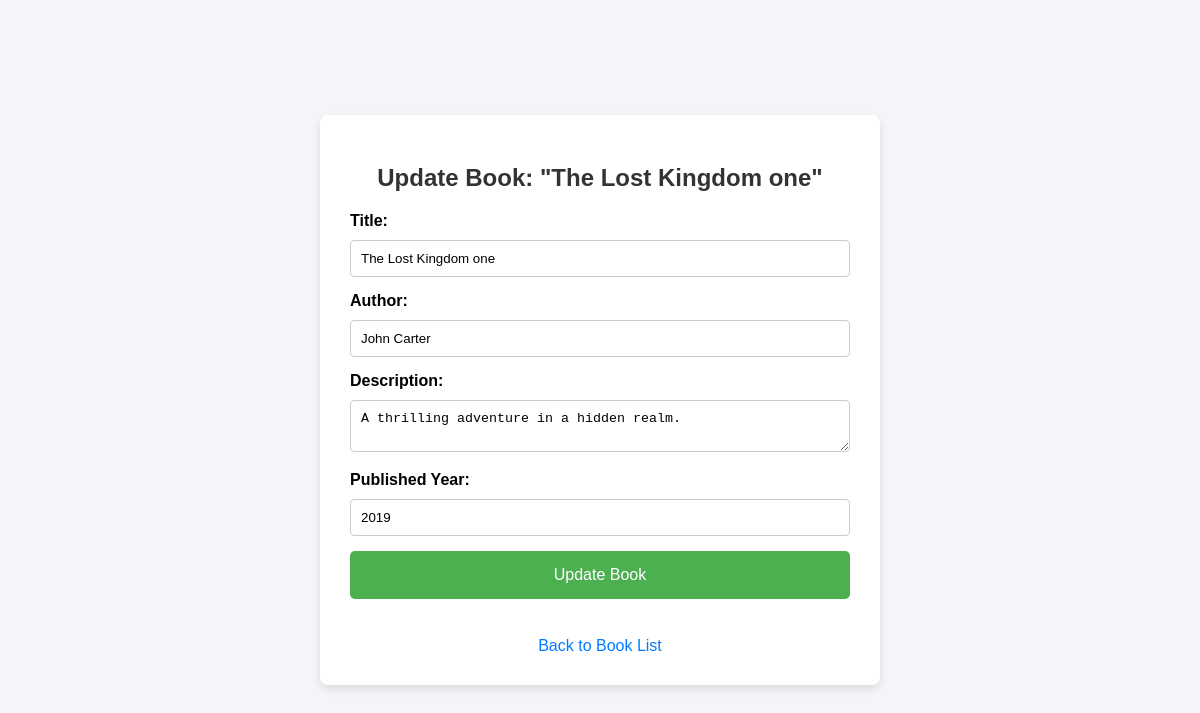
Screenshot of /book/2/update/ with the database file from the repository.
### book/models.py (models this page shows, shortened)
class Book(models.Model):
    title = models.CharField(max_length=100)
    author = models.CharField(max_length=100)
    description = models.TextField()
    published_year = models.PositiveIntegerField()

### book/views.py (the view)
# urls.py: path('book/<int:pk>/update/', views.update_book, name='update_book'),
def update_book(request, pk):
    book = get_object_or_404(Book, pk=pk)
    if request.method == 'POST':
        form = BookForm(request.POST, instance=book)
        if form.is_valid():
            form.save()  # Save the updated book instance
            return redirect('/')  # Redirect to the book list after updating
    else:
        form = BookForm(instance=book)
    return render(request, 'book_update.html', {'form': form, 'book': book})

### book/forms.py
class BookForm(forms.ModelForm):
    class Meta:
        model = Book
        fields = ['title', 'author', 'description', 'published_year']

### templates/book_update.html (shortened to what this page needs)
<!DOCTYPE html>
<html lang="en">
<head>
    {% load static %}
    <link rel="stylesheet" href="{% static 'css/book_update.css' %}">
</head>
<body>
    <div class="container">
        <div class="form-container">
            <h2>Update Book: "{{ book.title }}"</h2>
            <form method="POST">
                <div class="form-group">
                    <label for="{{ form.title.id_for_label }}">Title:</label>
                    <input type="text" name="title" value="{{ form.title.value }}" id="{{ form.title.id_for_label }}" required>
                </div>
                <div class="form-group">
                    <label for="{{ form.author.id_for_label }}">Author:</label>
                    <input type="text" name="author" value="{{ form.author.value }}" id="{{ form.author.id_for_label }}" required>
                </div>
                <div class="form-group">
                    <label for="{{ form.description.id_for_label }}">Description:</label>
                    <textarea name="description" id="{{ form.description.id_for_label }}" required>{{ form.description.value }}</textarea>
                </div>
                <div class="form-group">
                    <label for="{{ form.published_year.id_for_label }}">Published Year:</label>
                    <input type="number" name="published_year" value="{{ form.published_year.value }}" id="{{ form.published_year.id_for_label }}" required>
                </div>
                <button type="submit" class="submit-btn">Update Book</button>
            </form>
            <br>
            <a href="{% url 'homepage' %}" class="back-link">Back to Book List</a>
        </div>
    </div>
</body>
</html>

### static/css/book_update.css (style rules this page uses)
body { font-family: Arial, sans-serif; background-color: #f4f4f9; margin: 0; padding: 0; }
.container { display: flex; justify-content: center; align-items: center; min-height: 100vh; background-color: #f4f4f9; }
.form-container { background-color: #ffffff; border-radius: 8px; box-shadow: 0 4px 8px rgba(0, 0, 0, 0.1); padding: 30px; width: 100%; max-width: 500px; text-align: center; }
h2 { font-size: 24px; margin-bottom: 20px; color: #333; }
.form-group { text-align: left; margin-bottom: 15px; }
form label { display: block; font-weight: bold; margin-bottom: 5px; }
form input, form textarea { width: 100%; padding: 10px; margin-top: 5px; border: 1px solid #ccc; border-radius: 4px; box-sizing: border-box; }
form input[type="number"] { -webkit-appearance: none; -moz-appearance: textfield; }
button.submit-btn { background-color: #4CAF50; color: white; padding: 15px 20px; border: none; border-radius: 5px; cursor: pointer; font-size: 16px; width: 100%; }
a.back-link { display: inline-block; margin-top: 20px; color: #007bff; text-decoration: none; }

### rows the page displays
Book: title "The Lost Kingdom one", author "John Carter", description "A thrilling adventure in a hidden realm."
